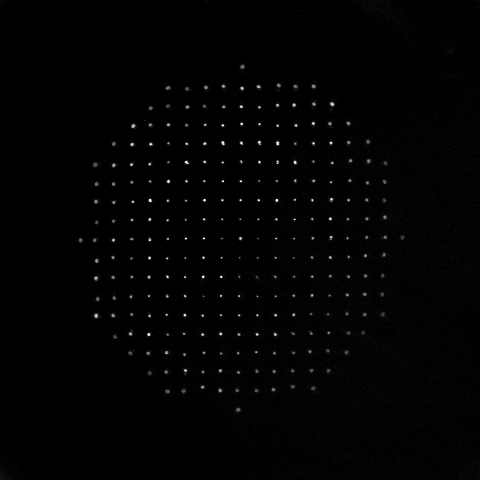
#> input picture 23-10-images/Lctorica01.tif, 480 x 480 px
$ jupyter execute imgprocessing.ipynb
#> lines starting #> are read from the running program, lines starting #| are printed output that depends on the picture; after the words box and inside, x2 and y2 are one past the last pixel; in counts of white or black regions, pixels touching at a corner belong together
[cell 1]
import cv2 as cv
import numpy as np
import matplotlib.pyplot as plt
import os
import scipy.ndimage as ndi
from sklearn.cluster import KMeans

[cell 2]
root = os.getcwd()
print(root)
# img_path = os.path.join(root, "/23-10-images/Lctorica01.tif")
img_gray = cv.imread("./../23-10-images/Lctorica01.tif", cv.IMREAD_GRAYSCALE)
#> img_gray is the input picture: shape (480, 480); min 0, max 255, mean 2.3

[cell 3]
plt.figure(figsize=(10,10))
plt.imshow(img_gray, cmap="gray")

[cell 4]
threshold_value = 40

expected_spots = 253
number_of_columns = 19

output_filename = './centroids_data/23-10-toric-centroids.txt'

# --- 2. Load the Image ---
root = os.getcwd()
img_path = os.path.join(root, './../23-10-images/Lctorica01.tif')
img_gray = cv.imread(img_path, cv.IMREAD_GRAYSCALE)

if img_gray is None:
    print(f"Error: Could not load image '{img_path}'.")
    print("Make sure it is in the same directory as the script.")
else:
    print(f"Successfully loaded image '{img_path}' with shape {img_gray.shape}")
#| Successfully loaded image '23-10-ToricLens/./../23-10-images/Lctorica01.tif' with shape (480, 480)

    # --- 3. Isolate the Spots (Get Binary Mask) ---
    ret, binary_mask = cv.threshold(img_gray, threshold_value, 255, cv.THRESH_BINARY)
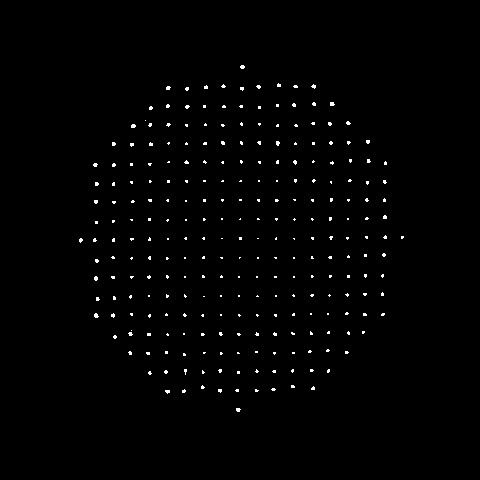
#> binary_mask: shape (480, 480); 1% white in thin lines or dots, all inside (x1, y1, x2, y2) = (79, 65, 404, 412)
#> ret = 40
    print(f"Created binary mask with threshold={threshold_value}.")

    # --- 4. Find and Label All Spots (with Stats) ---
    num_labels, labels_matrix, stats, centroids = cv.connectedComponentsWithStats(binary_mask)
#> labels_matrix: shape (480, 480) int32; 256 distinct labels, from 0 to 255
#> num_labels = 256; stats = 256 rows, first 6: [0, 0, 480, 480, 228107], [240, 65, 5, 4, 16], [277, 83, 4, 4, 13], [204, 85, 4, 4, 13], [221, 84, 5, 4, 12], [256, 85, 5, 4, 14]; centroids = 256 pairs, first value 80.36 to 401.9, second value 66.5 to 409.4

    plt.imshow(labels_matrix)
    plt.colorbar()

    print(stats[2, :])
#| [277  83   4   4  13]

    # Get the size (area) of all blobs, skipping the background (label 0)
    all_blob_sizes = stats[1:, cv.CC_STAT_AREA]
#> all_blob_sizes = 255 values, max 18 at index 188, min 1 at index 21, mean 8.99
    # Here, it orders from the biggest to the smallest one
    all_blob_sizes_sorted = sorted(all_blob_sizes, reverse=True)
#> all_blob_sizes_sorted = 255 values, max 18 at index 0, min 1 at index 253, mean 8.99

    print(f"Found {len(all_blob_sizes_sorted)} total blobs (including noise).")
#| Found 255 total blobs (including noise).

    # --- 5. AUTOMATICALLY Find the 'min_spot_size' ---
    # (This is the "diagnostic" code, now integrated)

    if len(all_blob_sizes_sorted) < expected_spots:
        print("\n*** ERROR: Found fewer than {expected_spots} spots. ***")
        print("*** Try lowering the 'threshold_value' (e.g., to 50 or 40) and run again. ***")
    else:
        # This is the size of your smallest "real" spot
        size_of_last_spot = all_blob_sizes_sorted[expected_spots - 1] # Index 252 is the 253rd item
#> size_of_last_spot = 2

        # This is the size of the largest "noise" blob
        size_of_first_noise = all_blob_sizes_sorted[expected_spots]   # Index 253 is the 254th item
#> size_of_first_noise = 1

        # We automatically set the minimum size to be halfway between them
        min_spot_size = (size_of_last_spot + size_of_first_noise) / 2
#> min_spot_size = 1.5

        print(f"\nSmallest real spot (Blob #{expected_spots}) has {size_of_last_spot} pixels.")
#| Smallest real spot (Blob #253) has 2 pixels.
        print(f"Largest noise blob (Blob #{expected_spots + 1}) has {size_of_first_noise} pixels.")
#| Largest noise blob (Blob #254) has 1 pixels.
        print(f"--- Automatically setting min_spot_size to: {int(min_spot_size)} ---")
#| --- Automatically setting min_spot_size to: 1 ---

        # --- 6. Filter out Noise ---
        valid_indices = []
        for label_id in range(1, num_labels): # Loop from 1 (skip background 0)
            if stats[label_id, cv.CC_STAT_AREA] > min_spot_size:
                valid_indices.append(label_id)
#> after the loop, valid_indices = 253 values from 1 to 255

        print(f"Kept {len(valid_indices)} spots after filtering.")
#| Kept 253 spots after filtering.

        # --- 7. Calculate Precise Intensity-Weighted Centroids ---
        precise_centroids_yx = ndi.center_of_mass(img_gray, labels=labels_matrix, index=valid_indices)
#> precise_centroids_yx = 253 pairs, first value 66.43 to 409.3, second value 80.24 to 401.9
        print(f"Calculated {len(precise_centroids_yx)} precise sub-pixel centroids.")
#| Calculated 253 precise sub-pixel centroids.

        # --- 8. Organize Centroids with Clustering ---
        centroids_xy = [(coord[1], coord[0]) for coord in precise_centroids_yx]
#> centroids_xy = 253 pairs, first value 80.24 to 401.9, second value 66.43 to 409.3

        # Prepare data for clustering
        x_coords = np.array([c[0] for c in centroids_xy]).reshape(-1, 1)
#> x_coords = 253 values, max 401.9 at index 127, min 80.24 at index 128, mean 239.5

        # Check if we have enough points to cluster
        if len(x_coords) < number_of_columns:
            print(f"\n*** ERROR: Not enough spots ({len(x_coords)}) to create {number_of_columns} columns. ***")
            print("*** Your 'min_spot_size' might be too high or 'threshold_value' is wrong. ***")
        else:
            # Initialize and run KMeans to group spots into columns
            kmeans = KMeans(n_clusters=number_of_columns, n_init=10, random_state=0)
            column_labels = kmeans.fit_predict(x_coords)
#> column_labels = 253 values, max 18 at index 128, min 0 at index 40, mean 7.82

            # Get the X-coordinate of each cluster center
            cluster_centers = kmeans.cluster_centers_.flatten()

            # Get the sorted order of the clusters
            cluster_sort_order = np.argsort(cluster_centers)

            # Create a map: {original_cluster_id: sorted_column_label}
            cluster_map = {original_id: sorted_id for sorted_id, original_id in enumerate(cluster_sort_order)}

            # Create a new list we can sort properly
            sortable_list = []
            for i in range(len(centroids_xy)):
                spot_xy = centroids_xy[i]
                original_cluster_id = column_labels[i]
                sorted_column_label = cluster_map[original_cluster_id]
                y_coord = spot_xy[1]
                sort_key = (sorted_column_label, y_coord)
                sortable_list.append( (sort_key, spot_xy) )
#> this loop made 253 passes
#> (spot_xy, original_cluster_id, sorted_column_label, y_coord) on passes 1 to 3: ((242, 66.43), 6, 9, 66.43), ((278.4, 84.89), 9, 11, 84.89), ((205.5, 86.93), 10, 7, 86.93)
#> after the loop, sortable_list = 253 items

            # Sort the list based on the key (column, then y)
            sorted_list_of_tuples = sorted(sortable_list, key=lambda item: item[0])
#> sorted_list_of_tuples = 253 items

            # Extract just the (x, y) coordinates, now in the perfect order
            sorted_centroids = [item[1] for item in sorted_list_of_tuples]
#> sorted_centroids has the same summary as centroids_xy

            print("Sorted all centroids correctly using column clustering.")

            # --- 9. Save to File ---
            with open(output_filename, 'w') as f:
                for i, (x_coord, y_coord) in enumerate(sorted_centroids):
                    label = i + 1
                    # Save in the format: label X_float Y_float
                    f.write(f"{label} {x_coord:.8f} {y_coord:.8f}\n")
#> this loop made 253 passes
#> (x_coord, y_coord) on passes 1 to 3: (80.24, 239.7), (94.83, 164.4), (96.14, 183.5)

            print(f"Successfully saved {len(sorted_centroids)} precise, sorted centroids to {output_filename}")
#| Successfully saved 253 precise, sorted centroids to ./centroids_data/23-10-toric-centroids.txt
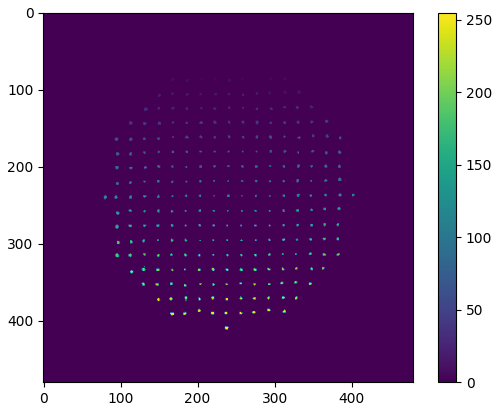
#> figure drawn by matplotlib, 2 panels
